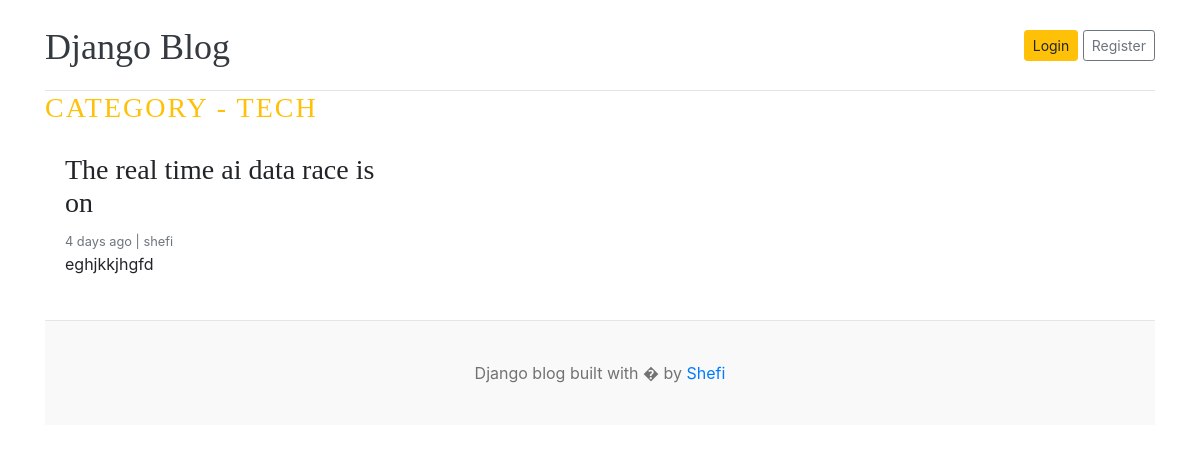
The page /category/7/ on the database as committed earlier.
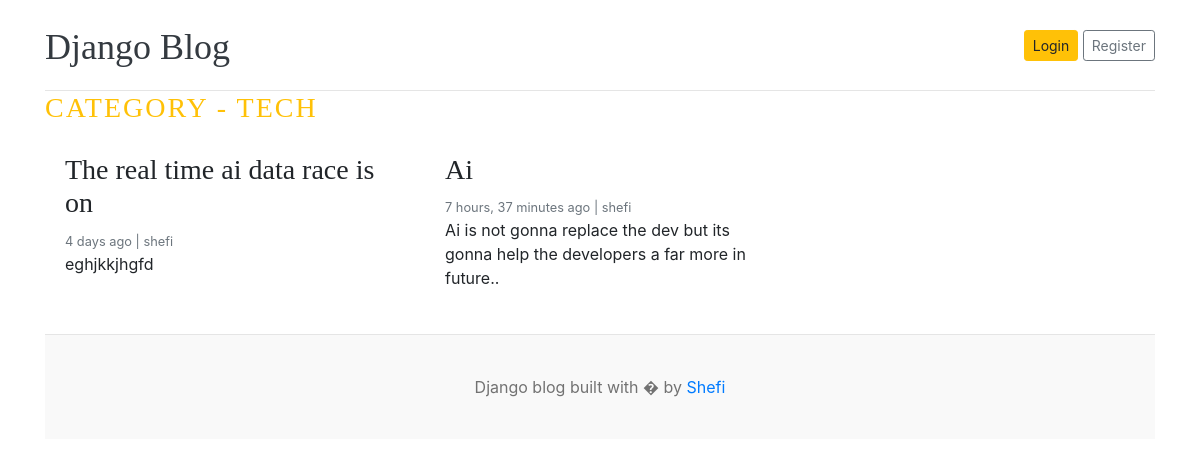
The same page on the database as committed later.
### blog/models.py (models this page shows, shortened)
class Blog(models.Model):
    title = models.CharField(max_length=50)
    slug = models.SlugField(max_length=150, unique=True, blank=True)
    category = models.ForeignKey(Category, on_delete=models.CASCADE)
    author = models.ForeignKey(User, on_delete=models.CASCADE)
    featured_image = models.ImageField( upload_to='uploads/%Y/%m/%d', height_field=None, width_field=None, max_length=None)
    short_description = models.TextField(max_length=500)
    blog_body = models.TextField(max_length=800)
    status = models.CharField(max_length=20,choices=STATUS_CHOICES,default="Draft")
    is_featured = models.BooleanField(default=False)
    created_at = models.DateTimeField( auto_now_add=True)
    updated_at = models.DateTimeField( auto_now=True)

### blog/views.py (the view)
# urls.py: path('category/<int:category_id>/' , views.posts_by_category , name = 'posts_by_category')
def posts_by_category(request,category_id):
    posts = Blog.objects.filter(category_id = category_id, status = 'Published').order_by('updated_at')
    category = Category.objects.get(pk=category_id)
    return render(request, "blog/tech.html",{
        "posts" : posts,
        'category' : category
    })

### blog/models.py (called while the page is built)
    def __str__(self):
        return self.catogory_name

### blog/templates/blog/tech.html (shortened to what this page needs)
{% load static %}
<!DOCTYPE html>
<html lang="en">
<head>
    <link href="https://getbootstrap.com/docs/4.0/dist/css/bootstrap.min.css" rel="stylesheet">
    <link href="{% static 'css/style.css' %}" rel="stylesheet">
  </head>
<body>
    <div class="container">
      <header class="blog-header py-3">
        <div class="row flex-nowrap justify-content-between align-items-center">
          <div class="col-8 pt-1">
            <a class="blog-header-logo text-dark" href="/">Django Blog</a>
          </div>
          <div class="col-4 d-flex justify-content-end align-items-center">
            <a class="btn btn-sm btn-warning" href="#">Login</a> &nbsp;
            <a class="btn btn-sm btn-outline-secondary" href="#">Register</a>
          </div>
        </div>
      </header>
      <h3 class="text-uppercase text-warning" style="letter-spacing: 2px;" >Category - {{category}}</h3>
  <main role="main" class="container p-0">
    <div class="row">
      <div class="col-md-8 blog-main">
  <div class="row">
    {% for post in posts %}
      <div class="col-md-6 mb-4">
        <div class="card border-0">
          <div class="card-body">
            <h3>{{ post.title }}</h3>
            <small class="mb-1 text-muted">
              {{ post.created_at|timesince }} ago | {{ post.author }}
            </small>
            <p class="card-text">
              {{ post.short_description|truncatewords:25 }}
            </p>
          </div>
        </div>
      </div>
    {% endfor %}
  </div>
</div>
      </main>
<footer class="blog-footer">
  <p>Django blog built with � by <a href="#">Shefi</a></p>
</footer>
</body>
</html>

Rows that differ between the two databases and show on the page:
added Blog: title "Ai", created_at "7 hours, 37 minutes", author "shefi", short_description "Ai is not gonna replace the dev but its gonna help the developers a far more in future.."
